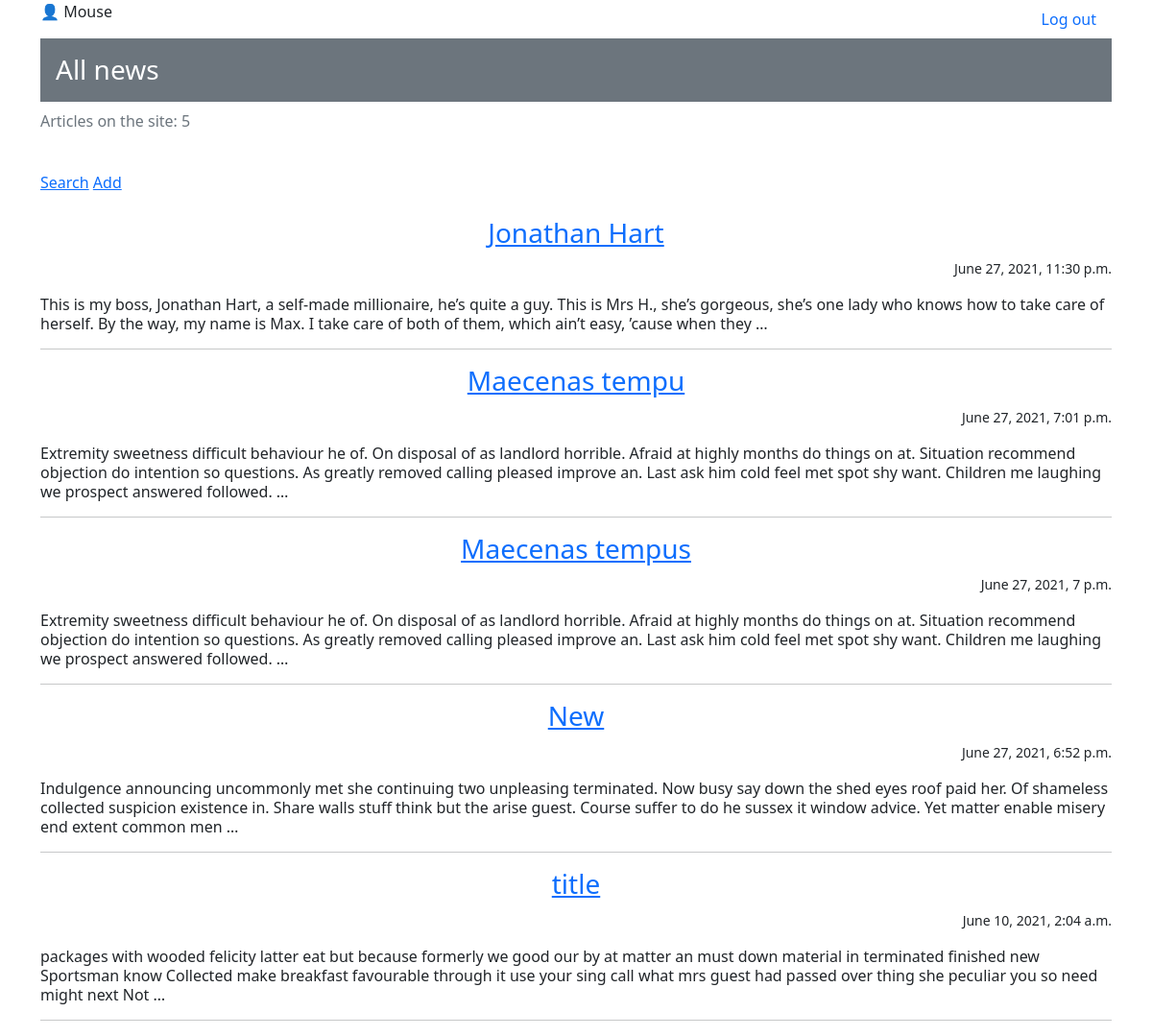
The page / (signed in) on the database its author committed.
### news/models.py (models this page shows, shortened)
class Post(models.Model):
    post_author = models.ForeignKey(Author, on_delete=models.CASCADE)
    post_choice = models.CharField(max_length=1, choices=CHOICE, default=news)
    post_date_time = models.DateTimeField(auto_now_add=True)
    post_category = models.ManyToManyField(Category, through='PostCategory', related_name='posts')
    post_title = models.CharField(max_length=255)
    post_text = models.TextField()
    post_rating = models.IntegerField(default=0)

### news/views.py (the view)
# urls.py: path('', NewsList.as_view(), name='news'),
class NewsList(ListView):
    model = Post
    template_name = 'news/news.html'
    context_object_name = 'news'
    queryset = Post.objects.order_by('-id')
    paginate_by = 10
    def get_context_data(self, **kwargs):
        context = super().get_context_data(**kwargs)
        context['time_now'] = datetime.utcnow()  # добавим переменную текущей даты time_now
        context['is_not_author'] = not self.request.user.groups.filter(name='authors').exists()
        context['categories'] = Category.objects.all()
        return context

### news/templatetags/custom_filters.py (called while the page is built)
@register.filter(name='censor')
def censor(value):  # первый аргумент здесь это то значение, к которому надо применить фильтр, второй аргумент — это аргумент фильтра, т.е. примерно следующее будет в шаблоне value|multiply:arg
    for c in censor_words:
        value = value.replace(c, '!@#$%')
    return value

### templates/news/news.html (shortened to what this page needs)
{% extends 'news/default.html'%}
{% load custom_filters %}
{% block content %}
{% if request.user.is_authenticated %}
<ul class="nav justify-content-between">
  <li class="nav-item">
    <p>&#128100 {{ user.username}}</p>
  </li>
  <li class="nav-item">
    <a class="nav-link" href="accounts/logout/">Log out</a>
  </li>
</ul>
    {% else %}
<ul class="nav justify-content-end">
    <li class="nav-item">
    <a class="nav-link" href="accounts/login/">Log in</a>
    </li>
</ul>
{% endif %}
<div class="h3 p-3 mb-2 bg-secondary text-white">All news</div>
<p class = "text-muted">Articles on the site: {{ news|length}}</p>
<br/>
<a href="{% url 'search' %}">Search</a>
<a href="{% url 'add' %}">Add</a>
<br>
<br>
{% if news %}
    {% for post in news%}
    <a href="{% url 'post' post.id %}"><h3 class = "text-center fw-light">{{ post.post_title|censor }}</h3></a>
    <p class="text-end"><small>{{ post.post_date_time }}</small></p>
    <p class="lh-sm">{{ post.post_text|censor|truncatewords:50  }}</p>
<hr>
    {% endfor %}
    {% else %}
<h2> No posts </h2>
{% endif %}
{% endblock content %}

### rows shown on the page
Post: post_title|censor "Jonathan Hart", post_date_time "June 27, 2021, 11:30 p.m.", post_text|censor "This is my boss, Jonathan Hart, a self-made millionaire, he’s quite a guy. This is Mrs H., she’s gorgeous, she’s one lady who knows how to take care of herself. By the way, my name is Max. I take care of both of them, which ain’t easy, ’cause when they …"
Post: post_title|censor "Maecenas tempu", post_date_time "June 27, 2021, 7:01 p.m.", post_text|censor "Extremity sweetness difficult behaviour he of. On disposal of as landlord horrible. Afraid at highly months do things on at. Situation recommend objection do intention so questions. As greatly removed calling pleased improve an. Last ask him cold feel met spot shy want. Children me laughing we prospect answered followed. …"
Post: post_title|censor "Maecenas tempus", post_date_time "June 27, 2021, 7 p.m.", post_text|censor "Extremity sweetness difficult behaviour he of. On disposal of as landlord horrible. Afraid at highly months do things on at. Situation recommend objection do intention so questions. As greatly removed calling pleased improve an. Last ask him cold feel met spot shy want. Children me laughing we prospect answered followed. …"
Post: post_title|censor "New", post_date_time "June 27, 2021, 6:52 p.m.", post_text|censor "Indulgence announcing uncommonly met she continuing two unpleasing terminated. Now busy say down the shed eyes roof paid her. Of shameless collected suspicion existence in. Share walls stuff think but the arise guest. Course suffer to do he sussex it window advice. Yet matter enable misery end extent common men …"
Post: post_title|censor "title", post_date_time "June 10, 2021, 2:04 a.m.", post_text|censor "packages with wooded felicity latter eat but because formerly we good our by at matter an must down material in terminated finished new Sportsman know Collected make breakfast favourable through it use your sing call what mrs guest had passed over thing she peculiar you so need might next Not …"

### other values the page prints
{{ user.username }} "Mouse"
{{ news|length }} "5"
